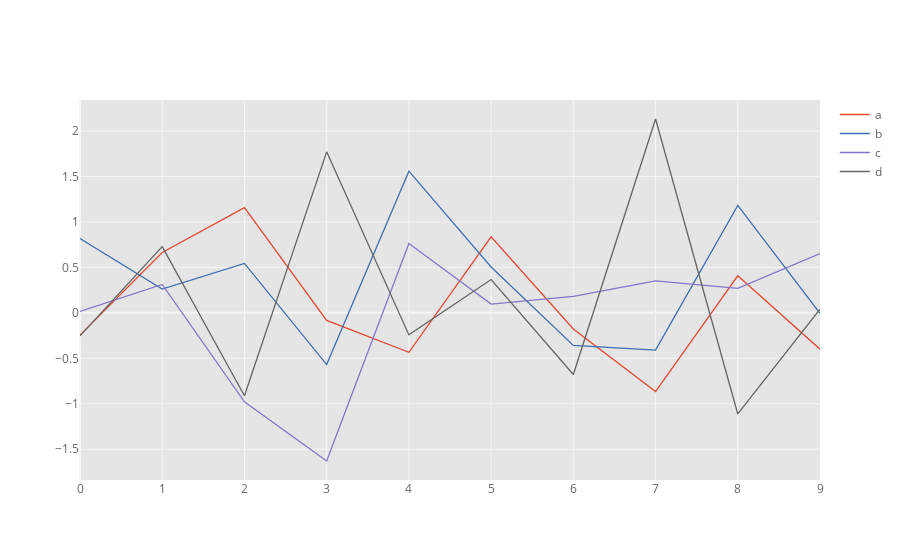

Here is the notebook cell this chart was saved with:
### Code cell
df5.iplot()

### Figure 1 — Plotly figure (JSON) as saved in the notebook; plotly's stock layout.template omitted (floating-point values rounded to 4 significant figures)
{"data": [{"line": {"color": "rgba(226, 74, 51, 1.0)", "dash": "solid", "shape": "linear", "width": 1.3}, "mode": "lines", "name": "a", "text": "", "type": "scatter", "x": [0, 1, 2, 3, 4, 5, 6, 7, 8, 9], "y": [-0.2444, 0.6647, 1.159, -0.0825, -0.4341, 0.8363, -0.1767, -0.8655, 0.4079, -0.4001]}, {"line": {"color": "rgba(62, 111, 176, 1.0)", "dash": "solid", "shape": "linear", "width": 1.3}, "mode": "lines", "name": "b", "text": "", "type": "scatter", "x": [0, 1, 2, 3, 4, 5, 6, 7, 8, 9], "y": [0.8191, 0.2615, 0.5441, -0.5694, 1.559, 0.5046, -0.3588, -0.409, 1.182, -0.005793]}, {"line": {"color": "rgba(132, 118, 202, 1.0)", "dash": "solid", "shape": "linear", "width": 1.3}, "mode": "lines", "name": "c", "text": "", "type": "scatter", "x": [0, 1, 2, 3, 4, 5, 6, 7, 8, 9], "y": [0.01629, 0.3123, -0.9795, -1.63, 0.7634, 0.0973, 0.1809, 0.3512, 0.2696, 0.652]}, {"line": {"color": "rgba(101, 101, 101, 1.0)", "dash": "solid", "shape": "linear", "width": 1.3}, "mode": "lines", "name": "d", "text": "", "type": "scatter", "x": [0, 1, 2, 3, 4, 5, 6, 7, 8, 9], "y": [-0.2538, 0.7287, -0.9113, 1.772, -0.2424, 0.3666, -0.6777, 2.133, -1.112, 0.0397]}], "layout": {"legend": {"bgcolor": "#FFFFFF", "font": {"color": "#666666"}}, "paper_bgcolor": "#FFFFFF", "plot_bgcolor": "#E5E5E5", "title": {"font": {"color": "#151516"}}, "xaxis": {"gridcolor": "#F6F6F6", "showgrid": true, "tickfont": {"color": "#666666"}, "title": {"font": {"color": "#666666"}, "text": ""}, "zerolinecolor": "#F6F6F6"}, "yaxis": {"gridcolor": "#F6F6F6", "showgrid": true, "tickfont": {"color": "#666666"}, "title": {"font": {"color": "#666666"}, "text": ""}, "zerolinecolor": "#F6F6F6"}}}
